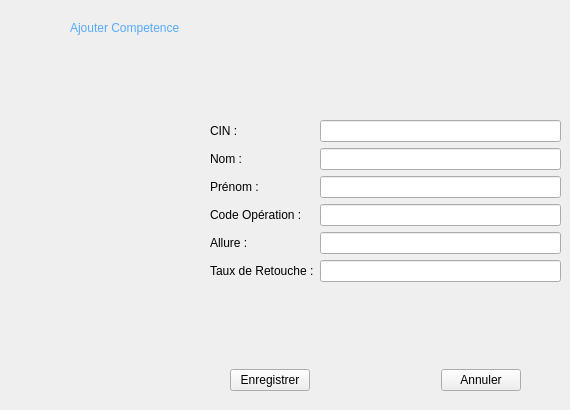
    <widget class="QWidget" name="ajouter_comp">
     <widget class="QLabel" name="label_12">
      <property name="geometry">
       <rect>
        <x>70</x>
        <y>20</y>
        <width>151</width>
        <height>17</height>
       </rect>
      </property>
      <property name="text">
       <string>&lt;html&gt;&lt;head/&gt;&lt;body&gt;&lt;p&gt;&lt;span style=&quot; color:#55aaff;&quot;&gt;Ajouter Competence&lt;/span&gt;&lt;/p&gt;&lt;/body&gt;&lt;/html&gt;</string>
      </property>
     </widget>
     <widget class="QWidget" name="formLayoutWidget_4">
      <property name="geometry">
       <rect>
        <x>210</x>
        <y>120</y>
        <width>351</width>
        <height>217</height>
       </rect>
      </property>
      <layout class="QFormLayout" name="formLayout_4">
       <property name="fieldGrowthPolicy">
        <enum>QFormLayout::AllNonFixedFieldsGrow</enum>
       </property>
       <item row="0" column="0">
        <widget class="QLabel" name="cin_2">
         <property name="text">
          <string>CIN :</string>
         </property>
        </widget>
       </item>
       <item row="0" column="1">
        <widget class="QLineEdit" name="line_cin_2"/>
       </item>
       <item row="1" column="0">
        <widget class="QLabel" name="nom_2">
         <property name="text">
          <string>Nom :</string>
         </property>
        </widget>
       </item>
       <item row="1" column="1">
        <widget class="QLineEdit" name="line_nom_2"/>
       </item>
       <item row="2" column="0">
        <widget class="QLabel" name="prenom_2">
         <property name="text">
          <string>Prénom : </string>
         </property>
        </widget>
       </item>
       <item row="2" column="1">
        <widget class="QLineEdit" name="line_prenom_2"/>
       </item>
       <item row="3" column="1">
        <widget class="QLineEdit" name="line_op_2"/>
       </item>
       <item row="4" column="0">
        <widget class="QLabel" name="allure">
         <property name="text">
          <string>Allure :</string>
         </property>
        </widget>
       </item>
       <item row="4" column="1">
        <widget class="QLineEdit" name="line_allure"/>
       </item>
       <item row="5" column="0">
        <widget class="QLabel" name="retouche">
         <property name="text">
          <string>Taux de Retouche :</string>
         </property>
        </widget>
       </item>
       <item row="5" column="1">
        <widget class="QLineEdit" name="line_retouche"/>
       </item>
       <item row="3" column="0">
        <widget class="QLabel" name="code">
         <property name="text">
          <string>Code Opération :</string>
         </property>
        </widget>
       </item>
      </layout>
     </widget>
     <widget class="QWidget" name="horizontalLayoutWidget_12">
      <property name="geometry">
       <rect>
        <x>230</x>
        <y>360</y>
        <width>291</width>
        <height>41</height>
       </rect>
      </property>
      <layout class="QHBoxLayout" name="horizontalLayout_9">
       <item>
        <widget class="QPushButton" name="affecter">
         <property name="text">
          <string>Enregistrer</string>
         </property>
        </widget>
       </item>
       <item>
        <spacer name="horizontalSpacer_18">
         <property name="orientation">
          <enum>Qt::Horizontal</enum>
         </property>
         <property name="sizeHint" stdset="0">
          <size>
           <width>40</width>
           <height>20</height>
          </size>
         </property>
        </spacer>
       </item>
       <item>
        <widget class="QPushButton" name="annuler_3">
         <property name="text">
          <string>Annuler</string>
         </property>
        </widget>
       </item>
      </layout>
     </widget>
    </widget>
